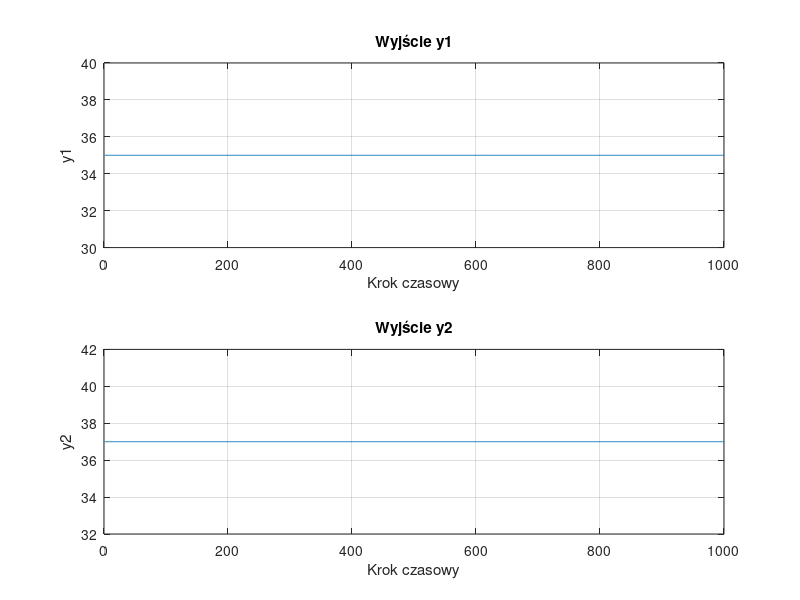
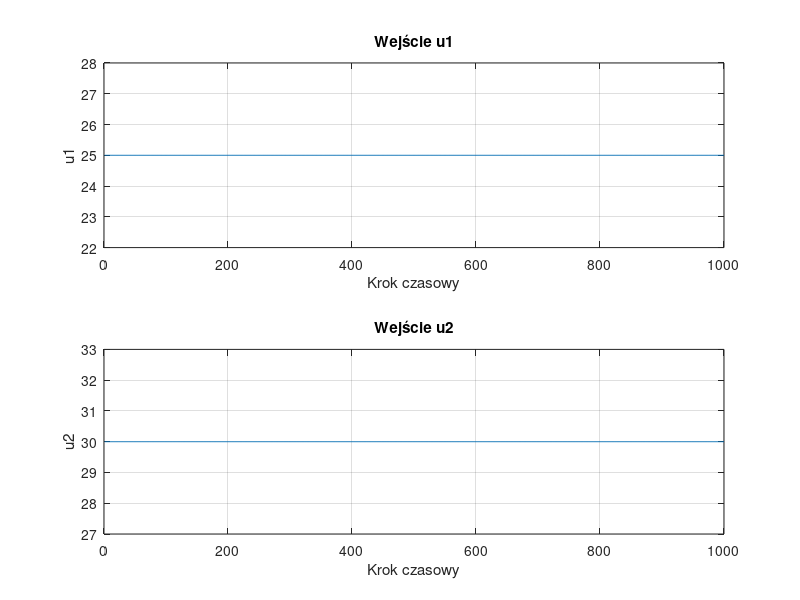

The MATLAB source for these figures, in order:
clear; load("wsp_modelu.mat");

kk = 1000;
kp = max(Td(:)) + 3;

Upp=[25,30];
Ypp=[35,37];

% TODO PID_offline

u = Upp' * ones(1, kk);
y = Ypp' * ones(1, kk);
%%
for k = kp:kk
for i = 1:2
    y(i, k) = b1(i,1) * (u(1, k - Td(i,1) - 1) - Upp(1)) + b1(i,2) * (u(2, k - Td(i,2) - 1) - Upp(2)) ...
        + b2(i,1) * (u(1, k - Td(i,1) - 2) - Upp(1)) + b2(i,2) * (u(2, k - Td(i,2) - 2) - Upp(2)) ...
        - a1(i) * (y(i, k-1) - Ypp(i)) - a2(i) * (y(i, k-2) - Ypp(i)) + Ypp(i);
end


% TODO PID online

end


%%
% Wykresy wartości wyjściowych
t = 1:kk;

figure;
subplot(2, 1, 1);
plot(t, y(1, :)); hold on;
title('Wyjście y1');
xlabel('Krok czasowy');
ylabel('y1');
grid on;

subplot(2, 1, 2);
plot(t, y(2, :));
title('Wyjście y2');
xlabel('Krok czasowy');
ylabel('y2');
grid on;

% Wykresy wartości wejściowych
figure;
subplot(2, 1, 1);
plot(t, u(1, :));
title('Wejście u1');
xlabel('Krok czasowy');
ylabel('u1');
grid on;

subplot(2, 1, 2);
plot(t, u(2, :));
title('Wejście u2');
xlabel('Krok czasowy');
ylabel('u2');
grid on;